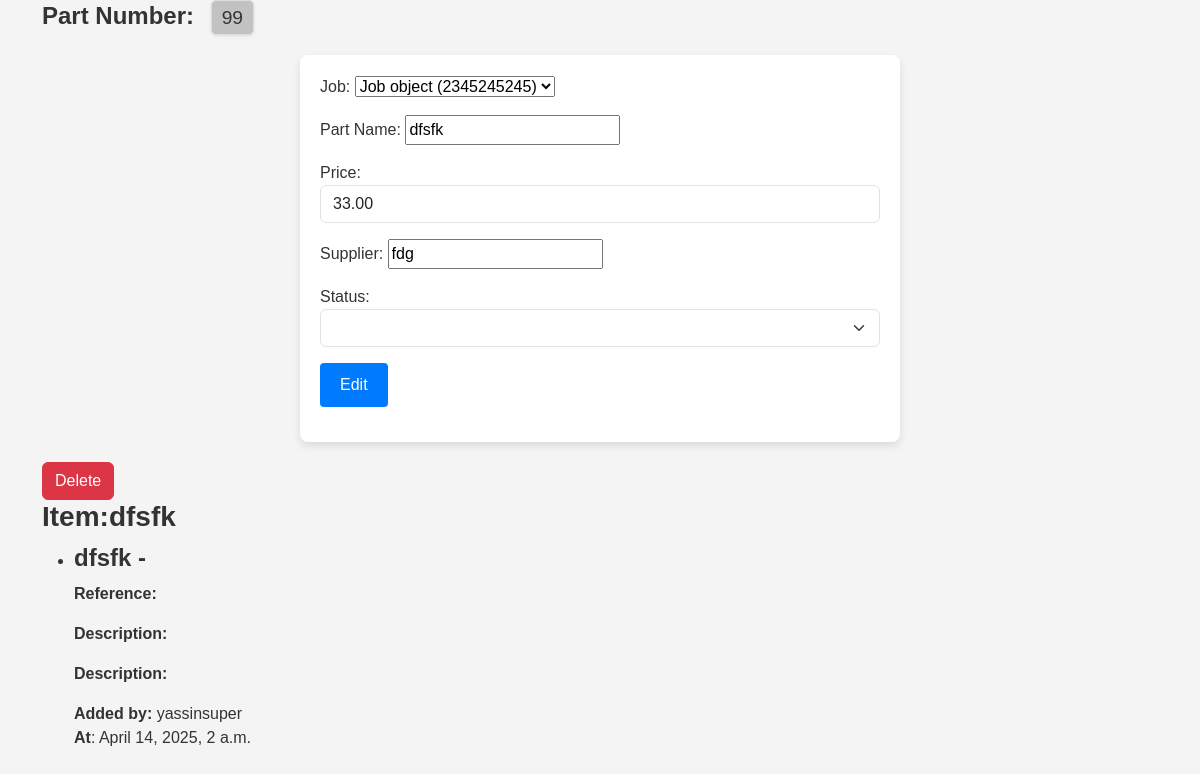
Page /item/2/ on the earlier database version.
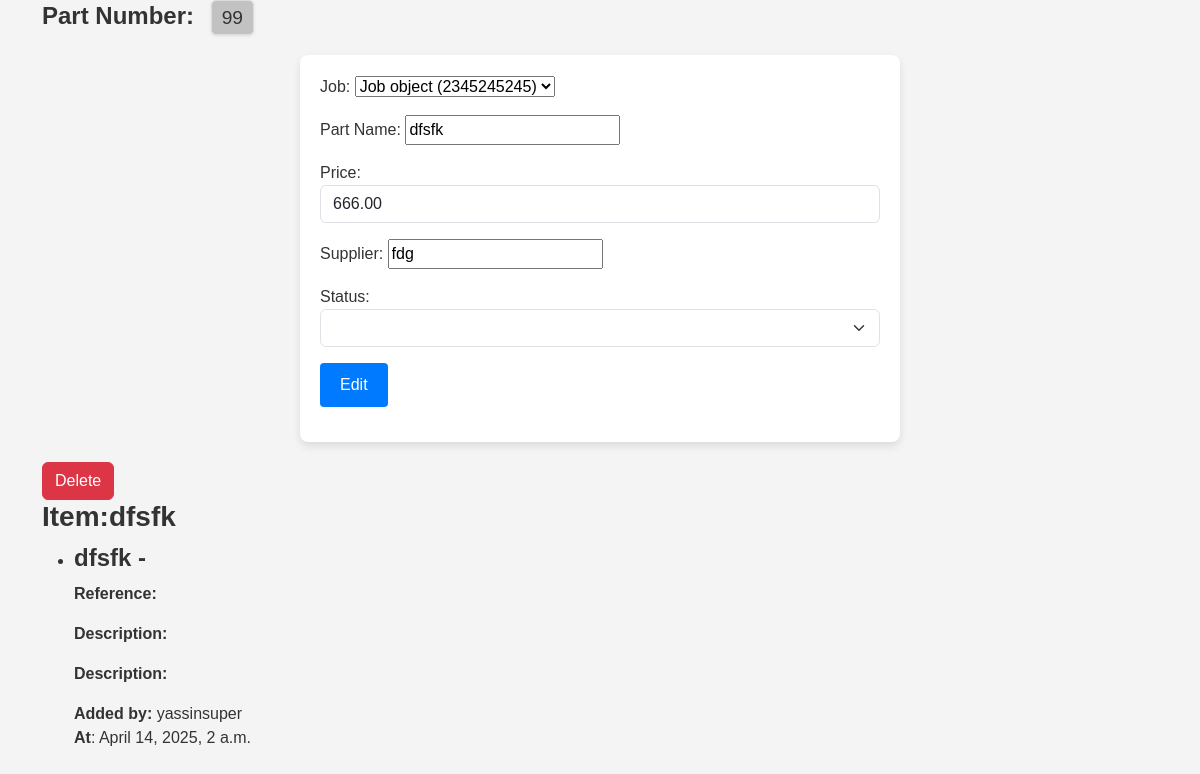
Same page on the later database version.
### inventory/models.py (models this page shows, shortened)
class Item(models.Model):
    CHOICES=[
        ('ordered', 'Ordered'),
        ('arrived', 'Arrived'),
        ('quoted', 'Quoted'),
        ('empty',''),
    ]
    job = models.ForeignKey(Job,on_delete=models.DO_NOTHING ,null=True,blank=True, related_name="items")
    name=models.CharField(max_length=70)
    part_number=models.TextField(max_length=30)
    price=models.DecimalField(max_digits=10, decimal_places=2)
    supplier=models.CharField(max_length=70)
    status=models.CharField(max_length=20,choices=CHOICES,default="empty")
    company=models.ForeignKey(Company,on_delete=models.CASCADE,related_name="item_company")
    added_date=models.DateTimeField(auto_now_add=True)
    added_by=models.ForeignKey(CustomUser, on_delete=models.DO_NOTHING, null=True, blank=True, related_name="added_by_user")

class CustomUser(AbstractUser):
    company = models.ForeignKey(Company, on_delete=models.CASCADE, null=True, blank=True, related_name="employeees")
    email = models.EmailField(unique=True)
    username = models.CharField(max_length=90, unique=False)
    groups = models.ManyToManyField('auth.Group', related_name='users')
    REQUIRED_FIELDS = ['username',]
    USERNAME_FIELD = 'email'
    class Meta:
        verbose_name_plural = 'users'
        ordering = ['id']

### inventory/views.py (the view, shortened to what this page needs)
# urls.py: path('item/<int:pk>/',views.update_item,name='update_item'),
def update_item(request, pk):
    item = Item.objects.get(id=pk)
    form = ItemForm(instance=item,updating=True)
    context = {'form': form,'item': item}
    return render(request, 'inventory/update_item.html', context)

### inventory/forms.py
class ItemForm(forms.ModelForm):
    class Meta:
        model = Item
        fields = '__all__'
        exclude = ['added_by','company']
        labels = {
            'name': 'Part Name',
        }
        widgets = {
            'description': forms.Textarea(attrs={'rows': 2, 'class': 'form-control'}),
            'status': forms.Select(attrs={'class': 'form-select','id':'status'}),
            'price': forms.NumberInput(attrs={'class': 'form-control'}),
            'quantity': forms.NumberInput(attrs={'class': 'form-control'}),
            'arrived_quantity': forms.NumberInput(attrs={'class': 'form-control','id':'arrived_quantity'}),
            'part_number':forms.TextInput(attrs={  # Override widget for job_id
                'type': 'text',  # Set input type to text
                'inputmode': 'numeric',  # Allow numeric input
                'pattern': '[0-9]*',  # Numeric pattern
                'placeholder': 'Enter Job ID',
                'class': 'form-control',}),
        }
    def __init__(self, *args, updating=False, **kwargs):
        super().__init__(*args, **kwargs)
        if updating:
            self.fields['part_number'].widget=forms.HiddenInput()

### templates/inventory/update_item.html (shortened to what this page needs)
{% extends 'inventory/base.html' %}
{% load static %}
{% block body %}
  <h2 style="margin-bottom: 20px; font-size: 1.5rem; font-weight: bold;">
    Part Number:
    <span style="
    display: inline-block;
    padding: 5px 10px;
    margin-left: 10px;
    font-size: 1.2rem;
    font-weight: normal;
    color: #333;
    background-color:rgba(182, 182, 182, 0.79);
    border: 1px solid #ddd;
    border-radius: 5px;
    box-shadow: 0 1px 3px rgba(0, 0, 0, 0.1);
  ">{{ item.part_number }}</span>
  </h2>
  <section class="form-section">
    <form action="" method="POST" enctype="multipart/form-data" class="form-container">
      <div class="form-group">{{ form.as_p }}</div>
      <div class="form-group">
        <button type="submit" class="btn-submit">Edit</button>
      </div>
    </form>
    <form action="{% url 'update_item' item.id %}" method="POST" class="delete-form">
      <button name="delete" type="submit" class="btn btn-danger">Delete</button>
    </form>
  </section>
  <section class="items-list">
    <h3><strong>Item</strong>:{{ item.name }}</h3>
    <ul class="item-items">
      <li class="item-item">
        <div class="item-info">
          <h4>{{ item.name }} - {{ item.get_status_display }}</h4>
          <p>
            <strong>Reference:</strong> {{ item.reference }}
          </p>
          <p>
            <strong>Description:</strong> {{ item.description }}
          </p>
          <p>
            <strong>Description:</strong> {{ item.description }}
          </p>
          <p>
            <strong>Added by:</strong> {{ item.added_by.username }} <br /><strong>At</strong>: {{ item.added_date }}
          </p>
        </div>
      </li>
    </ul>
  </section>
  <link rel="stylesheet" href="{% static 'css/style.css' %}" />
{% endblock %}

Differences in the rows shown:
changed Item "dfsfk": price "33.00" → "666.00"
